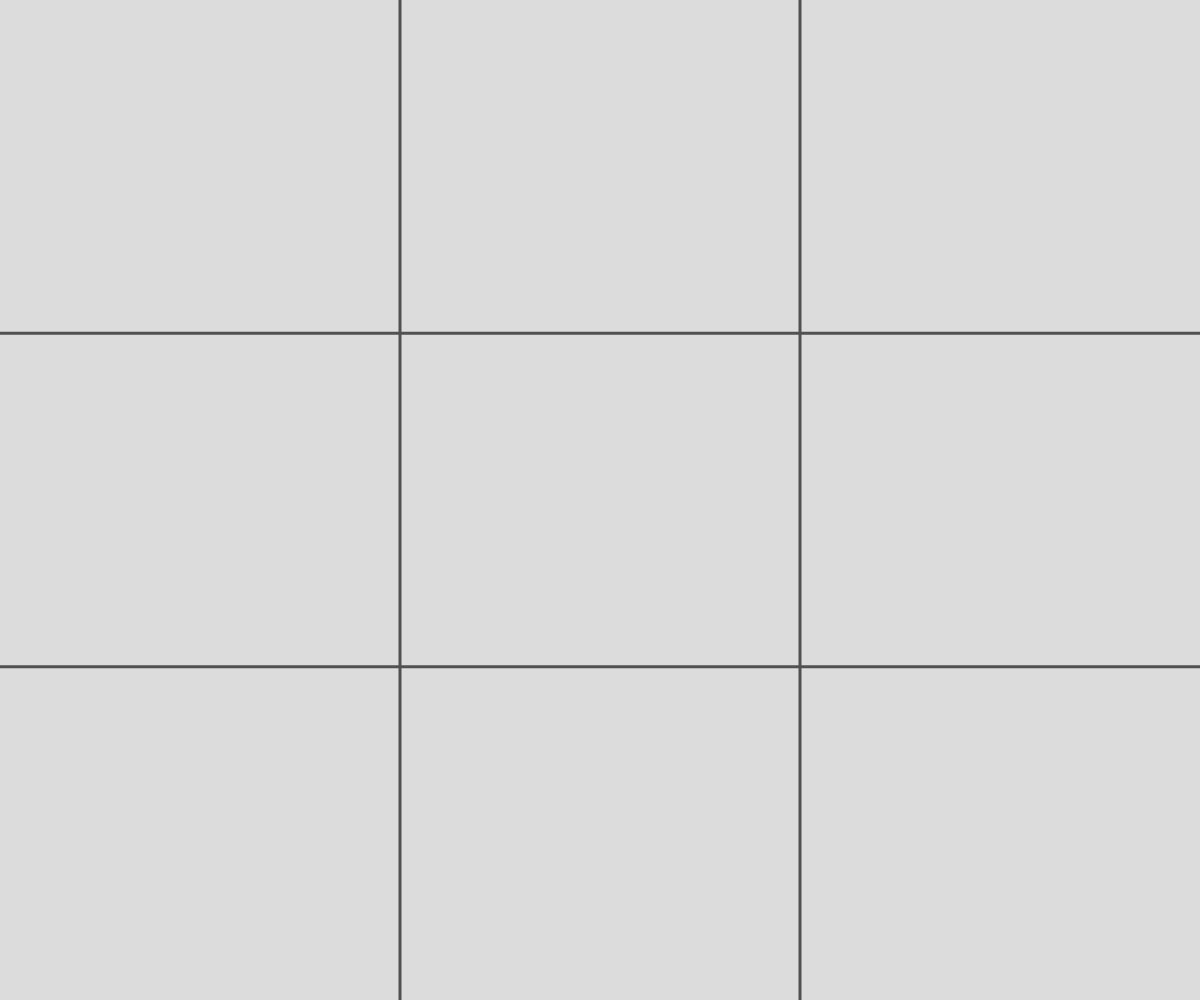
Frame 1 (no input)
Frame 60 (no input): identical to frame 1, image omitted
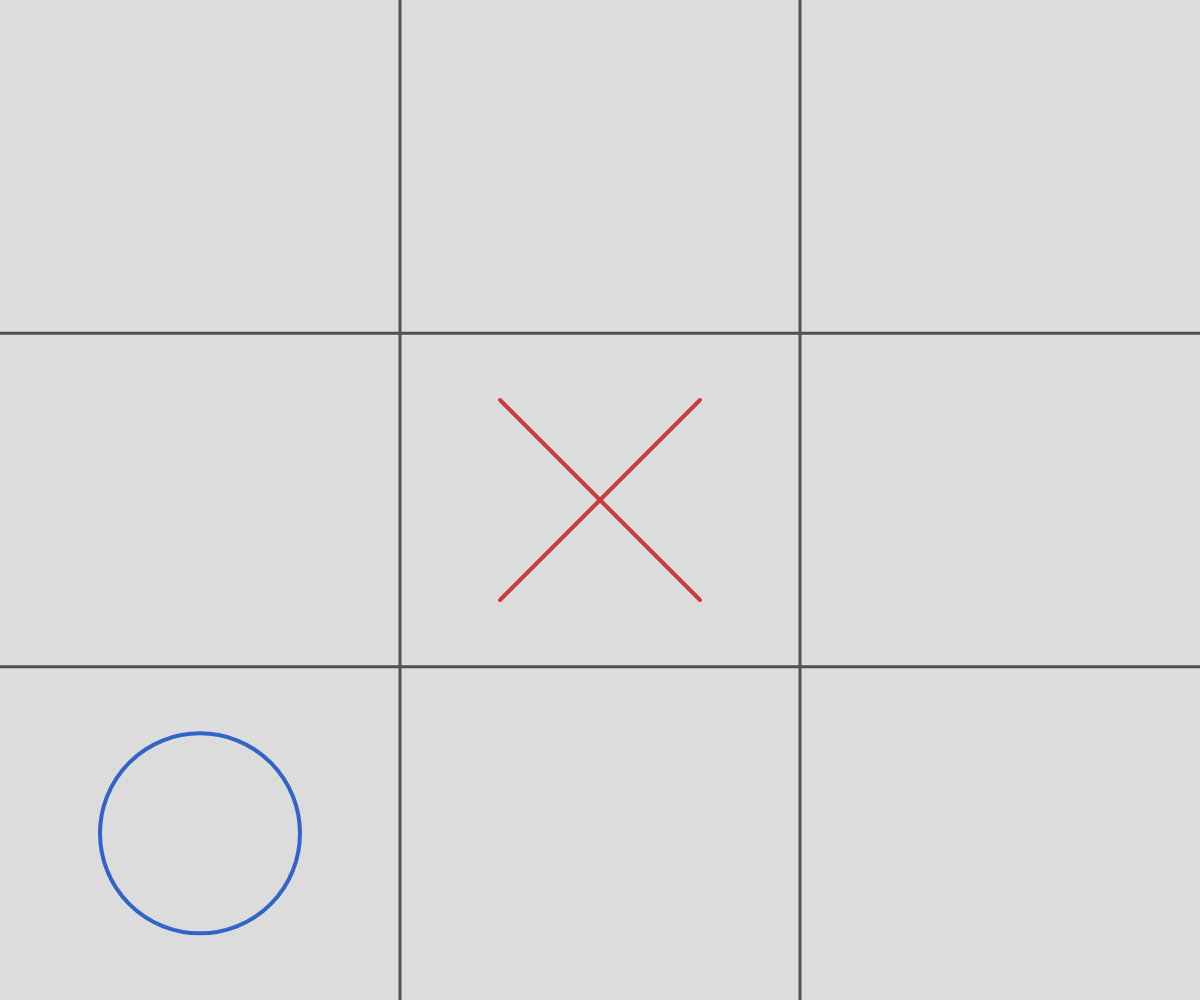
Frame 120 (the mouse pressed at the canvas centre since frame 60)

The p5.js sketch that drew these frames (run headless with seeded random() and noise() and a simulated clock; from frame 60 on, the mouse is pressed at the canvas centre):

// p5.js sketch
// ── sketch.js
// Grid based Tic Tac Toe
// Vadym Kolomiiets
// Date 04/15/2026
//
// Extra for Expert:
//
//----------------------------------------------------CREDITS--------------------------------------------------
// https://youtu.be/GTWrWM1UsnA?si=TCFLqeE1PYHtJNuw
//--------------------------------------------------END OF CREDITS---------------------------------------------

let board;
let humanPlayer = 'X';
let aiPlayer = 'O';
let currentPlayer;
let gameOver;
let available;


//------------------------------------------P5JS----------------------------------------------
function setup() {
  createCanvas(windowWidth, windowHeight);
  resetGame();
}

function draw() {
  background(220);
  drawGrid();
  drawPieces();
}

//Player move
function mousePressed() {
  if (gameOver || currentPlayer !== humanPlayer) return;

  // Convert pixel position to grid cell
  let col = floor(mouseX / (width / 3));
  let row = floor(mouseY / (height / 3));

  // Ignore clicks outside the grid and taken cells
  if (col < 0 || col > 2 || row < 0 || row > 2) return;
  if (board[row][col] !== '') return;

  // Place players move and remove this cell from list
  available.splice(available.findIndex(([r, c]) => r === row && c === col), 1);
  board[row][col] = humanPlayer;

  if (checkWinner() !== null) { gameOver = true; return; }

  currentPlayer = aiPlayer;
  setTimeout(aiMove, 200);
}

//---------------------------------------------------MY OWN FUNCTIONS---------------------------------------------------


//----------------------------------------------------GAME LOGIC----------------------------------------------------

function mouseReleased() {
  if (gameOver) resetGame();
}

//Reset the game
function resetGame() {
  board =
  [['', '', ''], 
  ['', '', ''], 
  ['', '', '']];
  available = [];
  for (let i = 0; i < 3; i++)
    for (let j = 0; j < 3; j++)
      available.push([i, j]);
  currentPlayer = humanPlayer;
  gameOver = false;
}

//Makes AI to choose random spot
function aiMove() {
  if (gameOver) return;

  let index = floor(random(available.length));
  let spot = available.splice(index, 1)[0];
  board[spot[0]][spot[1]] = aiPlayer;

  if (checkWinner() !== null) { gameOver = true; return; }

  currentPlayer = humanPlayer;
}


//--------------------------------------------------------DRAWING-------------------------------------------------------------

function drawGrid() {
  let w = width / 3;
  let h = height / 3;
  strokeWeight(3);
  stroke(80);

  //Draw us two vertical and horizontal lines
  for (let i = 1; i < 3; i++) {
    line(w * i, 0, w * i, height);
    line(0, h * i, width, h * i);
  }
}

//Draw us the move of both player and AI
function drawPieces() {
  let w = width / 3;
  let h = height / 3;
  for (let i = 0; i < 3; i++) {
    for (let j = 0; j < 3; j++) {
      let spot = board[i][j];
      if (spot === '') continue;

      let x = w * j + w / 2;
      let y = h * i + h / 2;
      strokeWeight(4);

      if (spot === 'O') {
        noFill();
        stroke(50, 100, 200);
        ellipse(x, y, w / 2);
      } else {
        stroke(200, 60, 60);
        let s = w / 4;
        line(x - s, y - s, x + s, y + s);
        line(x + s, y - s, x - s, y + s);
      }
    }
  }
}


//----------------------------------------------------------------RESULTS--------------------------------------------------


function equals_three(a, b, c) {
  return a !== '' && a === b && b === c;
}

//Returns the winning player
function checkWinner() {
  for (let i = 0; i < 3; i++) {
    if (equals_three(board[i][0], board[i][1], board[i][2])){ 
      console.log(board[i][0] + ' wins!');
      return board[i][0];
      
    }
    if (equals_three(board[0][i], board[1][i], board[2][i])) {
      console.log(board[0][i] + ' wins!');
      return board[0][i];
    };
  }
  if (equals_three(board[0][0], board[1][1], board[2][2])) {
    console.log(board[0][0] + ' wins!');
    return board[0][0];
  };
  if (equals_three(board[2][0], board[1][1], board[0][2])) {
    console.log(board[2][0] + ' wins!');
    return board[2][0];
  }

  if (available.length === 0) { 
    console.log("It's a tie!");
    return 'tie'; 
  }

  return null;
}




       
